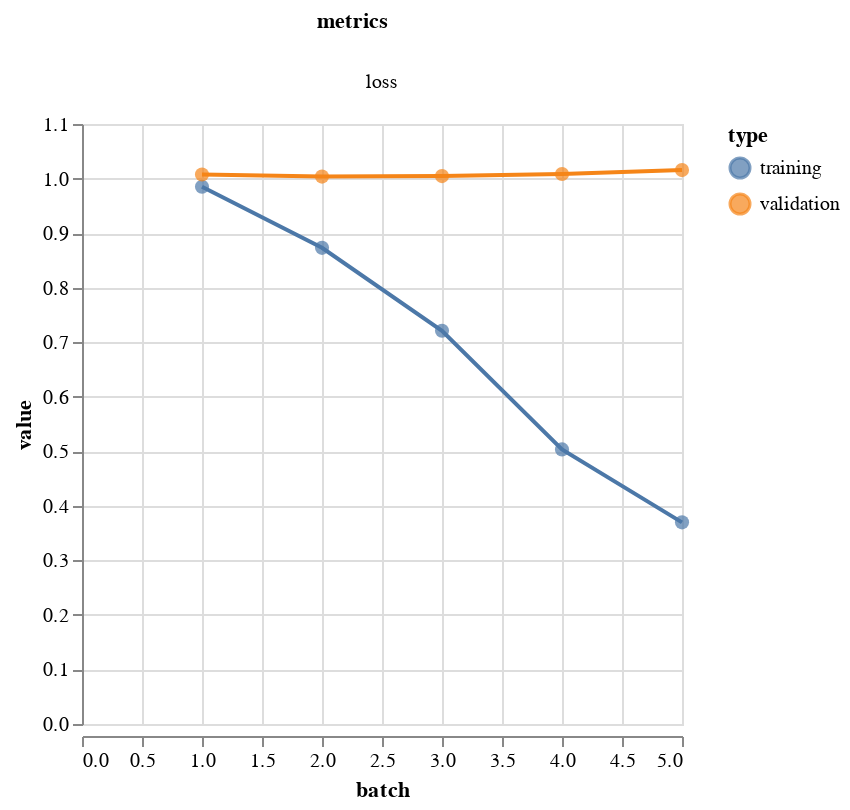

This figure's notebook cell:
### Code cell
vis.metrics(output.history)

### Figure 1 — Vega-Lite specification as saved in the notebook (floating-point values rounded to 4 significant figures)
{"config": {"view": {"continuousWidth": 400, "continuousHeight": 300}}, "data": {"name": "data-0a9d10900fbd0c5e3b681203b0c30a96"}, "facet": {"column": {"field": "metrics", "type": "nominal"}}, "spec": {"layer": [{"mark": {"type": "circle", "size": 50}, "encoding": {"color": {"field": "type", "type": "nominal"}, "tooltip": [{"field": "batch", "type": "quantitative"}, {"field": "value", "type": "quantitative"}], "x": {"field": "batch", "type": "quantitative"}, "y": {"field": "value", "type": "quantitative"}}, "height": 300, "width": 300}, {"mark": "line", "encoding": {"color": {"field": "type", "type": "nominal"}, "x": {"field": "batch", "type": "quantitative"}, "y": {"field": "value", "type": "quantitative"}}, "height": 300, "width": 300}]}, "resolve": {"scale": {"y": "independent"}}, "$schema": "https://vega.github.io/schema/vega-lite/v4.17.0.json", "datasets": {"data-0a9d10900fbd0c5e3b681203b0c30a96": [{"batch": 1, "value": 0.9849, "type": "training", "metrics": "loss"}, {"batch": 2, "value": 0.873, "type": "training", "metrics": "loss"}, {"batch": 3, "value": 0.721, "type": "training", "metrics": "loss"}, {"batch": 4, "value": 0.5034, "type": "training", "metrics": "loss"}, {"batch": 5, "value": 0.3697, "type": "training", "metrics": "loss"}, {"batch": 1, "value": 1.008, "type": "validation", "metrics": "loss"}, {"batch": 2, "value": 1.004, "type": "validation", "metrics": "loss"}, {"batch": 3, "value": 1.004, "type": "validation", "metrics": "loss"}, {"batch": 4, "value": 1.008, "type": "validation", "metrics": "loss"}, {"batch": 5, "value": 1.016, "type": "validation", "metrics": "loss"}]}}
